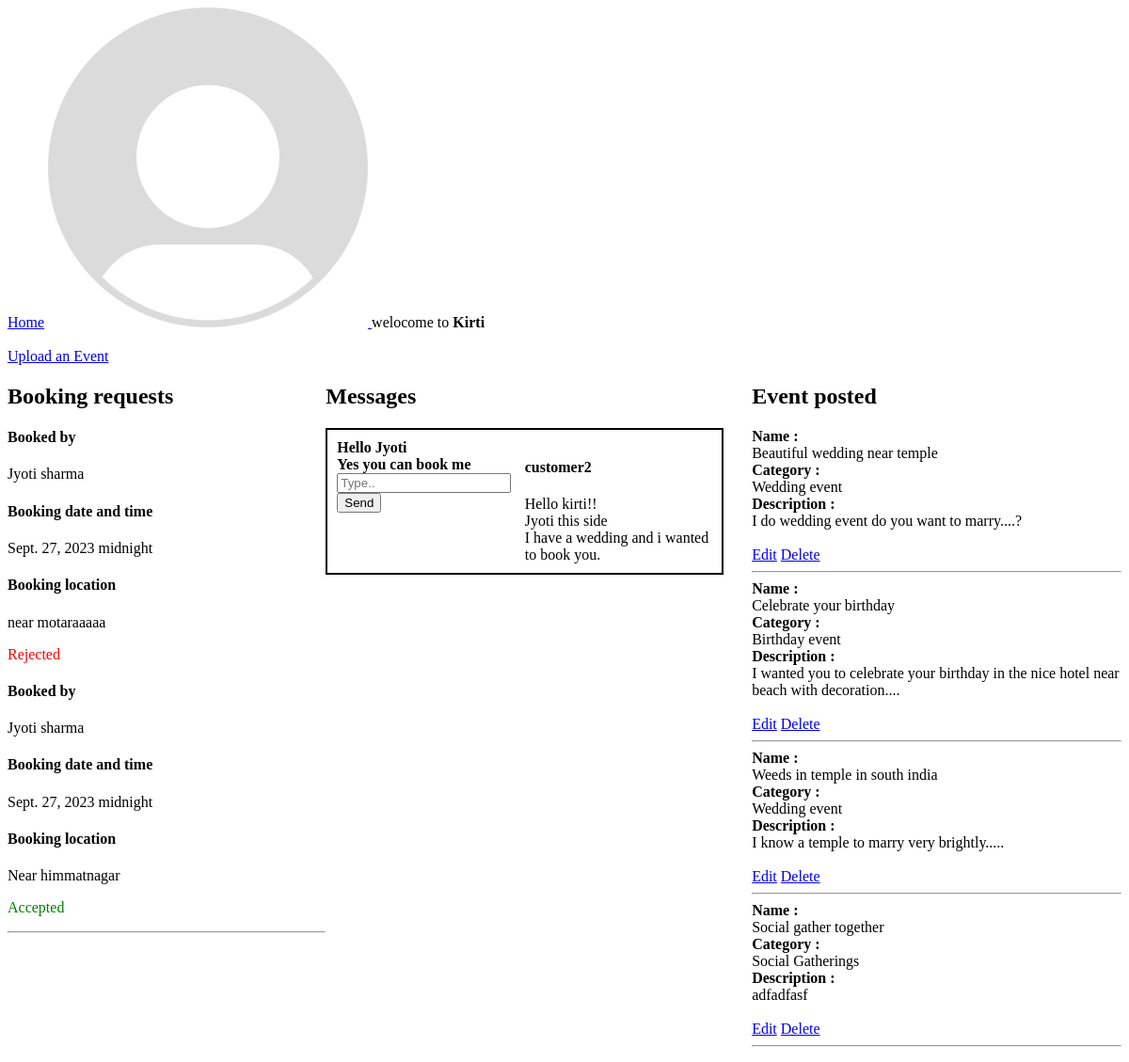
The app's page /home-E/ (signed in), older data.
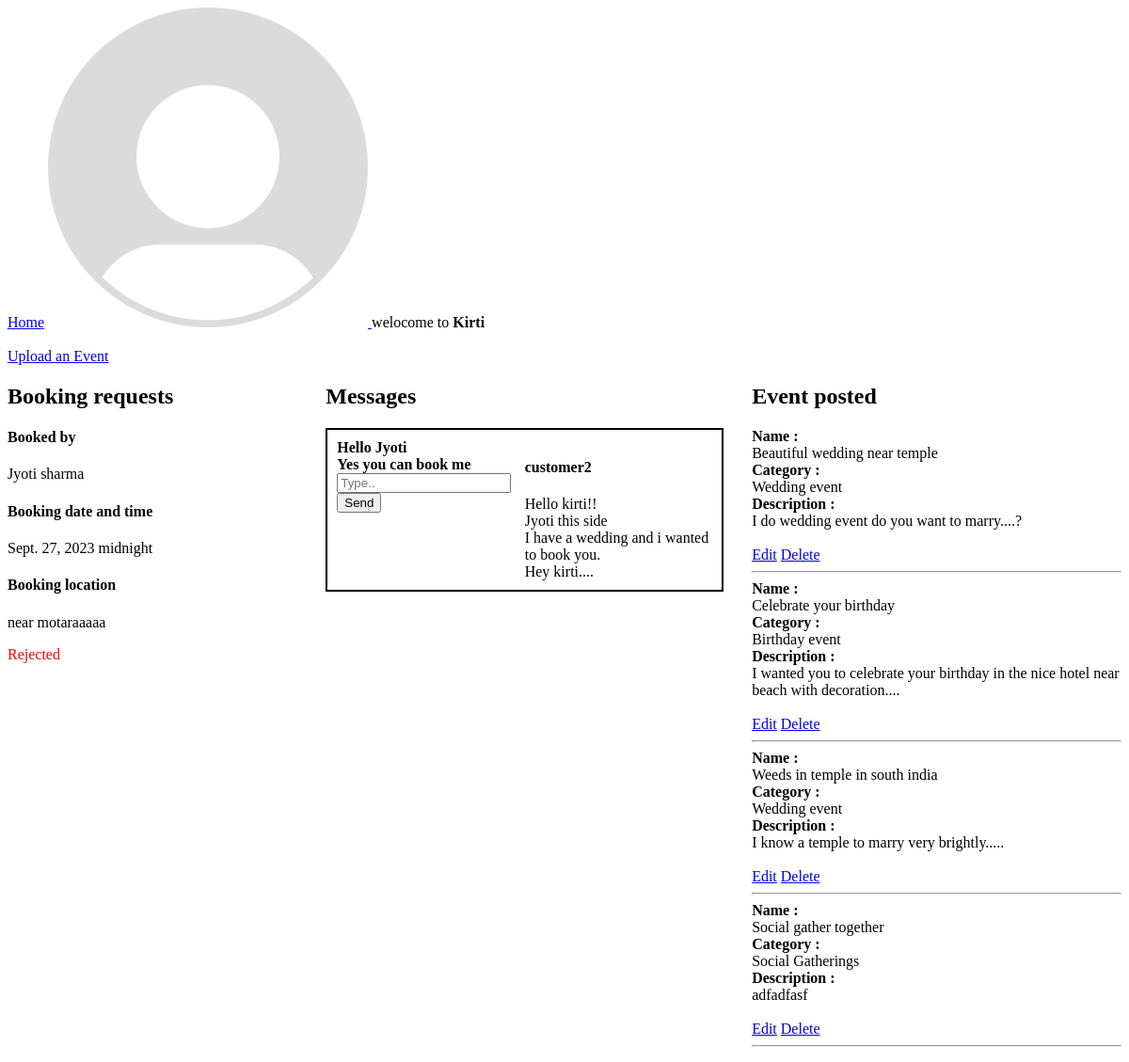
The same page, newer data.
### customer/models.py (models this page shows)
class Booking(models.Model):
    user = models.ForeignKey(User,on_delete=models.CASCADE,related_name='booking_user',null=False)
    venue = models.ForeignKey(Venue, on_delete=models.CASCADE,null=True)
    vendor = models.ForeignKey(User, on_delete=models.CASCADE,null=True)
    date = models.DateField(null=True)
    time = models.TimeField(null=True)
    location = models.CharField(max_length=150,null=True,blank=True)
    booking_accepted = models.BooleanField(null=True,blank=True)

class Messages(models.Model):
    sender = models.ForeignKey(User,on_delete=models.CASCADE,null=False,blank=False)
    receiver = models.ForeignKey(User,on_delete=models.CASCADE,null=False,blank=False,related_name = 'receiver')
    message = models.TextField(null=False,blank=False)
    created=models.DateTimeField(auto_now_add = True)

### EventPlanner/models.py (models this page shows, shortened)
class Event(models.Model):
    category = models.ForeignKey(Category,on_delete=models.CASCADE)
    event_planner = models.ForeignKey(User,on_delete=models.CASCADE,null=True)
    name = models.CharField(max_length=100)
    description = models.TextField(null=True,blank=True)

class Category(models.Model):
    name = models.CharField(max_length=100)
    def __str__(self):
        return self.name

### EventPlanner/views.py (the view)
# urls.py: path('home-E/',views.home),
@login_required(login_url='/login-E/')
def home(request):
    if request.user.userprofile.user_type == 'is_event_planner':
        bookings = Booking.objects.filter(vendor = request.user)
        events = Event.objects.filter(event_planner = request.user)
        received_dict,sent_dict =  Messages_display(request)
        context = {'bookings':bookings,'received_dict':received_dict,'sent_dict':sent_dict,'MessageForm':MessageForm,'events':events}
        return render(request,'EventPlanner/home.html',context)

### EventPlanner/templates/EventPlanner/home.html (shortened to what this page needs)
{% extends 'navbar.html' %}
{% block content %}
<br>
<br>
<div>
    <a href="/create-event/">Upload an Event</a>
</div>
<div class="outer-grid-div">
    <div>
        <h2>Booking requests</h2>
        {% for booking in bookings %}
        <div>
            <div>
                <h4>Booked by</h4>
            </div>
            <div>{{booking.user.first_name}} {{booking.user.last_name}}</div>
            <div>
                <h4>Booking date and time</h4>
            </div>
            <div>{{booking.date}} {{booking.time}}</div>
            <div>
                <h4>Booking location</h4>
            </div>
            <div>{{booking.location}}</div>
        </div>
        {% if booking.booking_accepted is None %}
        <button><a href="/accept-booking/{{booking.id}}/accepted/">Accept</a> </button>
        <button><a href="/accept-booking/{{booking.id}}/rejected/">Reject</a></button>
        {% elif booking.booking_accepted is False %}
        <p class="rejected">Rejected</p>
        {% else %}
        <p class="accepted">Accepted</p>
        <hr>
        {% endif %}
        {% endfor %}
    </div>
    <div>
            <h2>Messages</h2>
        {% for sender,messages in received_dict.items %}
        <div class="gird-div">
            <div>
                {% for receiver,msgs in sent_dict.items %}
                {% if receiver == sender %}
                {% for msg in msgs %}
                <div><b>{{msg}}</b></div>
                {% endfor %}
                {% endif %}
                {% endfor %}
                <form action="/create-message/" method="POST">
                    <input type="text" name="message" placeholder="Type..">
                    <input type="submit" value="Send">
                </form>
            </div>
            <div>
                <h4>{{sender}}</h4>
                {% for message in messages %}
                <div>{{message}}</div>
                {% endfor %}
            </div>
        </div>
        {% endfor %}
    </div>
    <div class="event-div">
        <h2>Event posted</h2>
        {% for event in events %}
        <div><b>Name :</b></div>
        <div>{{event.name}}</div>
        <div><b>Category :</b></div>
        <div>{{event.category}}</div>
        <div><b>Description :</b></div>
        <div>{{event.description}}</div>
        <br>
        <a href="/edit-event/{{event.id}}/">Edit</a>
        <a href="/delete-event/{{event.id}}/">Delete</a>
        <hr>
        {% endfor %}
    </div>
</div>
{% endblock %}

Row changes from the older to the newer data that the page shows:
removed Booking: user.first_name "Jyoti", user.last_name "sharma", date "Sept. 27, 2023", time "midnight", location "Near himmatnagar", booking_accepted "Accepted"
added Messages: messages "Hey kirti...."
